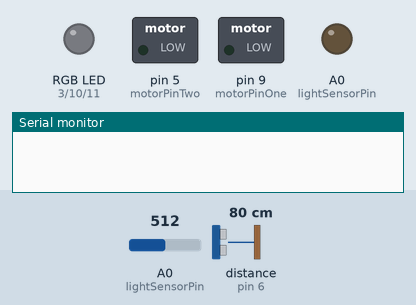
Simulated run of this sketch. Board: Arduino Uno, built with avr-gcc and run on an emulated ATmega328P. Parts: switched loads named in the sketch (green lamp = pin HIGH), an RGB LED mixed from three pins (HIGH = lit), output pins drawn as LEDs (lit = HIGH), the last lines printed to the serial monitor. Wiring (inferred from the names in the program): ultrasonic range finder: trigger pin 7; echo pin 6. The test bench sets the inputs (shaded band); at power-on: A0 (lightSensorPin) = 512, distance to the obstacle (sensor on pin 6) 80 cm. The echo pulse lasts 58.3 µs per cm; pins used as bus, display or sensor lines are not drawn.

Above: at 8.2 s.
8.3 s: A0 (lightSensorPin) set to 497
At 8.54 s:
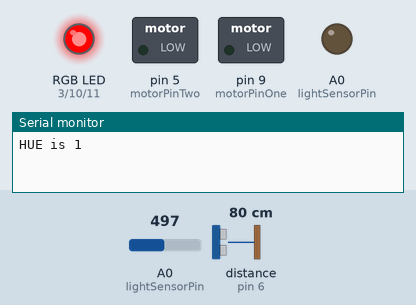
11.3 s: distance to the obstacle (sensor on pin 6) set to 75 cm
At 12.2 s:
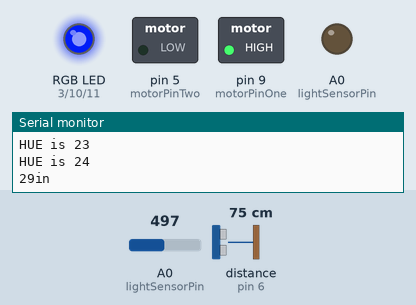
At 17.2 s:
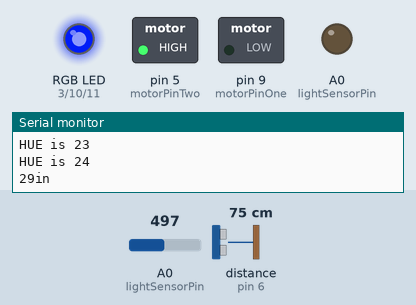
Timing chart, 0 to 33.1 s (numbered marks = the images above; inputs shaded):
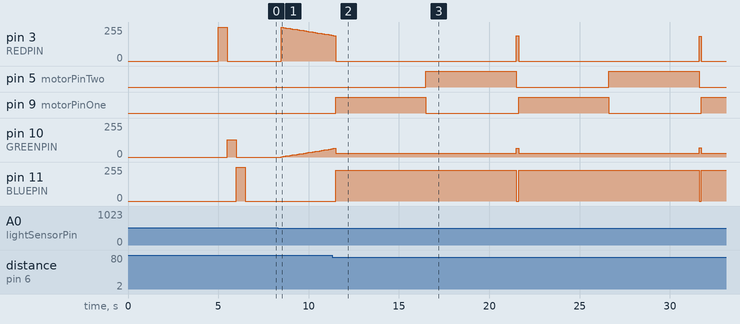

The sketch:

wallflower.ino
```cpp
#include <FastLED.h>

// Wallflower by Jason Stiles

// named constant for phototransistor
const int lightSensorPin = A0;
int lightSensorPinValue = 0; // variable to hold current light sensor value
int lightSensorHighValue = 0; // variable to calibrate light high value
int lightSensorLowValue = 1023; // variable to calibrate light sensor low value

// Named constants for LED light strip pins
#define REDPIN   3
#define GREENPIN 10
#define BLUEPIN  11

// named constants for the Ultrasonic sensor
const int pingPin = 7; // Trigger Pin of Ultrasonic Sensor
const int echoPin = 6; // Echo Pin of Ultrasonic Sensor

// named constants for motor pins
const int motorPinOne =  9; // the number of the motor pin 1
const int motorPinTwo =  5; // the number of the motor pin 2
int motorsRunning = 0; // 0 = motors running, 1 = motors not running

// number of seconds to push the water through
int drainMs = 5000;

// furthest number of inches the person or object must be in order to run the motors
int distanceInInches = 30;

// values for ultrasonic sensor
long duration, inches, cm;

void setup() {
  // setup logging
  Serial.begin(9600); // Starting Serial Terminal

  // set light sensor pin to output
  pinMode(lightSensorPin, OUTPUT);
  // calibrate the light sensor
  calibrateLightSensor();

  // initialize the motor pin 1 as an output:
  pinMode(motorPinOne, OUTPUT);
  // initialize the motor pin 2 as an output:
  pinMode(motorPinTwo, OUTPUT);

  // LED light strip configuration
  pinMode(REDPIN,   OUTPUT);
  pinMode(GREENPIN, OUTPUT);
  pinMode(BLUEPIN,  OUTPUT);

  // Flash the "hello" color sequence: R, G, B, black.
  showColorBars();
}

void loop() {
  runLightSensor();
  runUltrasonicSensor();
  runMotors();

//  Serial.println("Light Sensor Pin Value: ");
//  Serial.println(lightSensorPinValue);

  if (lightSensorPinValue == 0 || lightSensorPinValue < lightSensorLowValue) {
    showRainbow();
  } else {
    turnOffLEDs();
  }
}

void calibrateLightSensor() {
  // calibrate for the first five seconds after program runs
  while (millis() < 5000) {
    lightSensorPinValue = analogRead(lightSensorPin);
    delay(500);

    // record the maximum sensor value
    if (lightSensorPinValue > lightSensorHighValue) {
      lightSensorHighValue = lightSensorPinValue;
    }

    // record the minimum sensor value
    if (lightSensorPinValue < lightSensorLowValue) {
      lightSensorLowValue = lightSensorPinValue;
    }
  }

//  Serial.println("Sensor high is:");
//  Serial.println(lightSensorHighValue);
//  Serial.println("Sensor low is:");
//  Serial.println(lightSensorLowValue);
}

void runLightSensor() {
  lightSensorPinValue = analogRead(lightSensorPin);
}

void runMotors() {

  // check if the switch is pressed.
  if (inches <= distanceInInches) {
    Serial.print(inches);
    Serial.print("in");
    Serial.println();

    showOrange();
    motorsRunning = 1;

    // turn motor on:
    digitalWrite(motorPinOne, HIGH);
    delay(drainMs);
    // turn motor off:
    digitalWrite(motorPinOne, LOW);

    // turn 2nd motor on
    digitalWrite(motorPinTwo, HIGH);
    delay(drainMs);
    // turn second motor off
    digitalWrite(motorPinTwo, LOW);

    motorsRunning = 0;
    turnOffLEDs();
  }

}

void runUltrasonicSensor() {
  pinMode(pingPin, OUTPUT);
  digitalWrite(pingPin, LOW);
  delayMicroseconds(2);
  digitalWrite(pingPin, HIGH);
  delayMicroseconds(10);
  digitalWrite(pingPin, LOW);
  pinMode(echoPin, INPUT);
  duration = pulseIn(echoPin, HIGH);
  inches = microsecondsToInches(duration);
  cm = microsecondsToCentimeters(duration);
  delay(100);
}

long microsecondsToInches(long microseconds) {
  return microseconds / 74 / 2;
}

long microsecondsToCentimeters(long microseconds) {
  return microseconds / 29 / 2;
}

// showAnalogRGB: this is like FastLED.show(), but outputs on
// analog PWM output pins instead of sending data to an intelligent,
// pixel-addressable LED strip.
//
// This function takes the incoming RGB values and outputs the values
// on three analog PWM output pins to the r, g, and b values respectively.
void showAnalogRGB( const CRGB& rgb)
{
  analogWrite(REDPIN,   rgb.r );
  analogWrite(GREENPIN, rgb.g );
  analogWrite(BLUEPIN,  rgb.b );
}

void showRainbow() {
  static uint8_t hue;
  hue = hue + 1;
  // Use FastLED automatic HSV->RGB conversion 10 = Blue, 100 = Green, 150 = Yellow, 155 = Orange, 160 = Red
  showAnalogRGB( CHSV( hue, 255, 255) );
  Serial.print("HUE is ");
  Serial.print(hue);
  Serial.println();

  delay(20);
}

void showOrange() {
  showAnalogRGB(CHSV(155, 255, 255));
}

void turnOffLEDs() {
  showAnalogRGB( CRGB::Black );
}

// showColorBars: flashes Red, then Green, then Blue, then Black.
// Helpful for diagnosing if you've mis-wired which is which.
void showColorBars()
{
  showAnalogRGB( CRGB::Red );   delay(500);
  showAnalogRGB( CRGB::Green ); delay(500);
  showAnalogRGB( CRGB::Blue );  delay(500);
  showAnalogRGB( CRGB::Black ); delay(500);
}
```

Measured:
- the behaviour switches between 512 and 511 on A0 (lightSensorPin) (found by bisection; images 0 and 1)
- the behaviour switches between 79 and 78 cm on distance to the obstacle (sensor on pin 6) (found by bisection; images 1 and 2)
- after the input at 8.3 s, pin 3 (REDPIN): 0/255 → 253/255 after 0.18 s, → 250/255 0.13 s later, → 247/255 0.13 s later, → 245/255 0.13 s later, … (23 changes in this stretch); pin 10 (GREENPIN): moves from 0/255 to 61/255 over 2.8 s, starting after 0.18 s
- after the input at 11.3 s, pin 5 (motorPinTwo): alternates HIGH for 5.0 s and LOW for 5.1 s, starting after 5.2 s; pin 9 (motorPinOne): alternates HIGH for 5.0 s and LOW for 5.1 s, starting after 0.19 s
- by itself, pin 11 (BLUEPIN): alternates 229/255 for 10.0 s and 0/255 for 0.13 s
